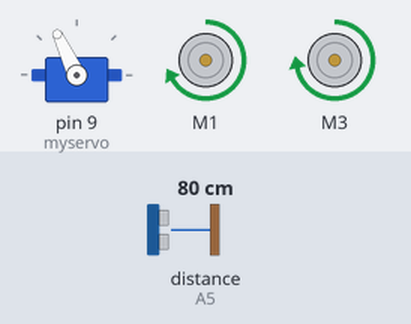
Simulated run of this sketch. Board: Arduino Uno, built with avr-gcc and run on an emulated ATmega328P. On the bench: servo, 2 × DC motor (green arrow = forward, orange = backward, longer = faster). The inputs (shaded band) are chosen by the test bench; at power-on: distance to the obstacle (sensor on A5) 80 cm. The echo pulse lasts 58.3 µs per cm.

Above: at 12.26 s.
12.3 s: distance to the obstacle (sensor on A5) set to 61 cm
14.0 s: distance to the obstacle (sensor on A5) set to 54 cm
At 15.5 s:
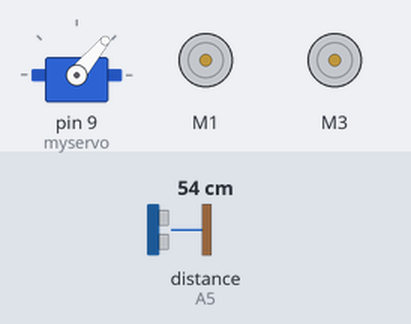
At 17.0 s:
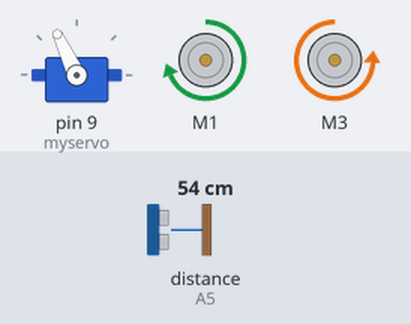
Timing chart, 0 to 23.0 s (numbered marks = the images above; inputs shaded):
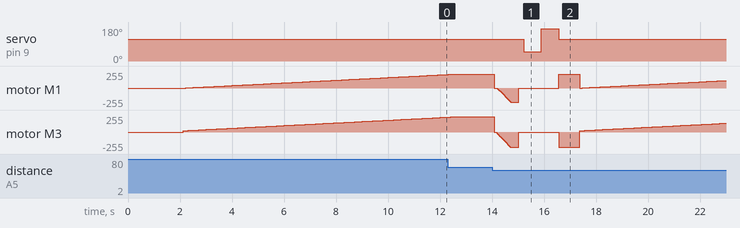

Measured:
- the behaviour switches between 59 and 58 cm on distance to the obstacle (sensor on A5) (found by bisection; images 0 and 1)
- after the input at 14.0 s, servo on pin 9 (myservo): 115° → 50° after 1.2 s, → 170° 0.67 s later, → 115° 0.67 s later

The sketch:

follow_me.ino
```cpp
#include <AFMotor.h>
#include <NewPing.h>
#include <Servo.h>

// Constants and Configurations
#define TRIG_PIN A4             // Ultrasonic sensor trigger pin
#define ECHO_PIN A5             // Ultrasonic sensor echo pin
#define MAX_DISTANCE 1000       // Maximum measurable distance in cm
#define MAX_SPEED 210           // Maximum motor speed (82% of full speed)
#define MAX_SPEED_OFFSET 20     // Speed offset for motor balancing
#define SERVO_CENTER 115        // Servo position for straight
#define SERVO_RIGHT 50          // Servo position for right turn
#define SERVO_LEFT 170          // Servo position for left turn
#define CLOSE_DISTANCE 30       // Threshold for very close objects
#define MID_DISTANCE 60         // Threshold for mid-range objects

// Objects and Variables
NewPing sonar(TRIG_PIN, ECHO_PIN, MAX_DISTANCE);
AF_DCMotor motor1(1, MOTOR12_1KHZ);
AF_DCMotor motor2(3, MOTOR34_1KHZ);
Servo myservo;

boolean goesForward = false;
int distance = 100;

// Function Declarations
void moveForward();
void moveBackward();
void moveStop();
void turnRight();
void turnLeft();
int readPing();
int lookDirection(int angle);

// Function Definitions
void moveForward() {
    if (!goesForward) {
        goesForward = true;
        motor1.run(FORWARD);
        motor2.run(FORWARD);
        for (int speed = 0; speed <= MAX_SPEED; speed += 2) {
            motor1.setSpeed(speed);
            motor2.setSpeed(speed + MAX_SPEED_OFFSET);
            delay(100);
        }
    }
}

void moveBackward() {
    goesForward = false;
    motor1.run(BACKWARD);
    motor2.run(BACKWARD);
    for (int speed = 0; speed <= MAX_SPEED; speed += 2) {
        motor1.setSpeed(speed);
        motor2.setSpeed(speed + MAX_SPEED_OFFSET);
        delay(5);
    }
}

void moveStop() {
    motor1.run(RELEASE);
    motor2.run(RELEASE);
}

int readPing() {
    delay(70);
    int cm = sonar.ping_cm();
    return (cm == 0) ? MAX_DISTANCE : cm;  // Return max distance if no valid reading
}

int lookDirection(int angle) {
    myservo.write(angle);
    delay(500); // Allow servo to move
    int dist = readPing();
    delay(100); // Stabilization delay
    myservo.write(SERVO_CENTER); // Reset to center
    return dist;
}

void turnRight() {
    motor1.run(FORWARD);
    motor2.run(BACKWARD);
    delay(800); // Turning duration
    moveForward();
}

void turnLeft() {
    motor1.run(BACKWARD);
    motor2.run(FORWARD);
    delay(800); // Turning duration
    moveForward();
}

void setup() {
    myservo.attach(9);
    myservo.write(SERVO_CENTER); // Initialize servo to center
    delay(2000);                 // Allow initialization
    distance = readPing();       // Initialize distance reading
}

void loop() {
    delay(40); // Main loop execution delay
    if (distance >= MID_DISTANCE) {
        moveForward(); // No obstacle detected
    } else if (distance >= CLOSE_DISTANCE) {
        // Mid-range obstacle handling
        moveStop();
        delay(100);
        moveBackward();
        delay(300);
        moveStop();
        delay(200);

        int distanceR = lookDirection(SERVO_RIGHT);
        int distanceL = lookDirection(SERVO_LEFT);

        // Decide direction based on obstacle distances
        if (distanceR >= distanceL) {
            turnRight();
        } else {
            turnLeft();
        }
    } else {
        // Very close obstacle handling
        moveStop();
        delay(100);
        moveBackward();
        delay(300);
    }

    // Update distance reading
    distance = readPing();
}
```
